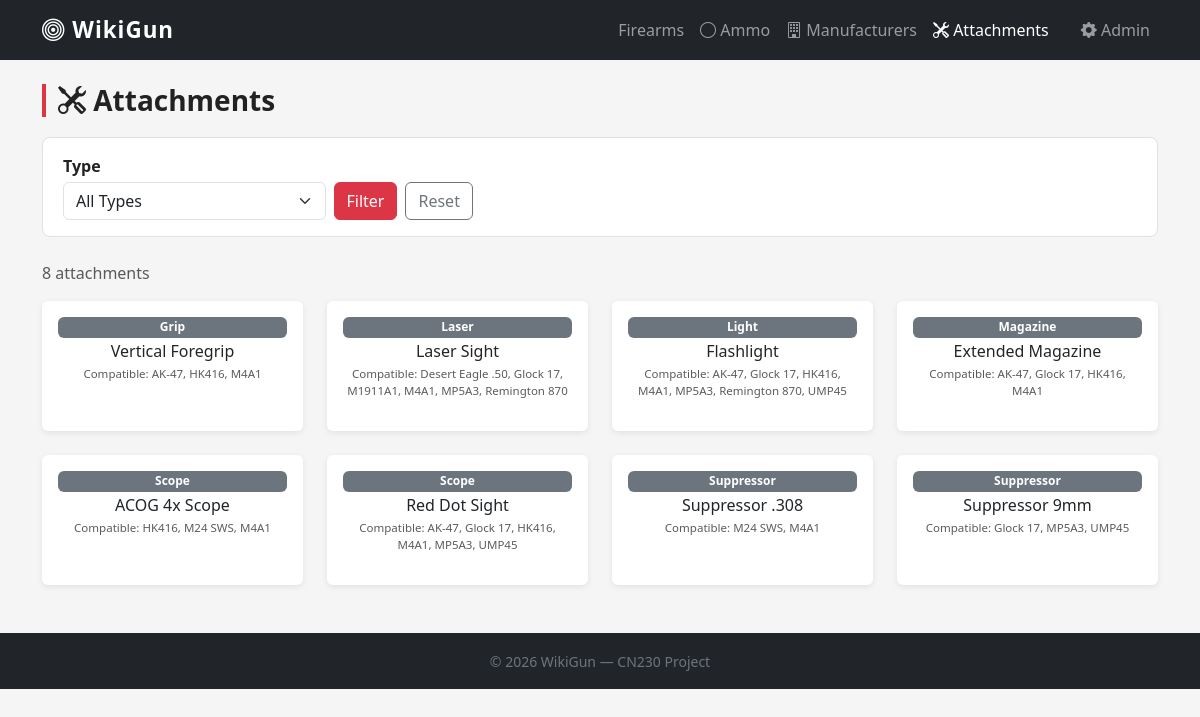
/attachment.php, run on an earlier commit of the app's database.
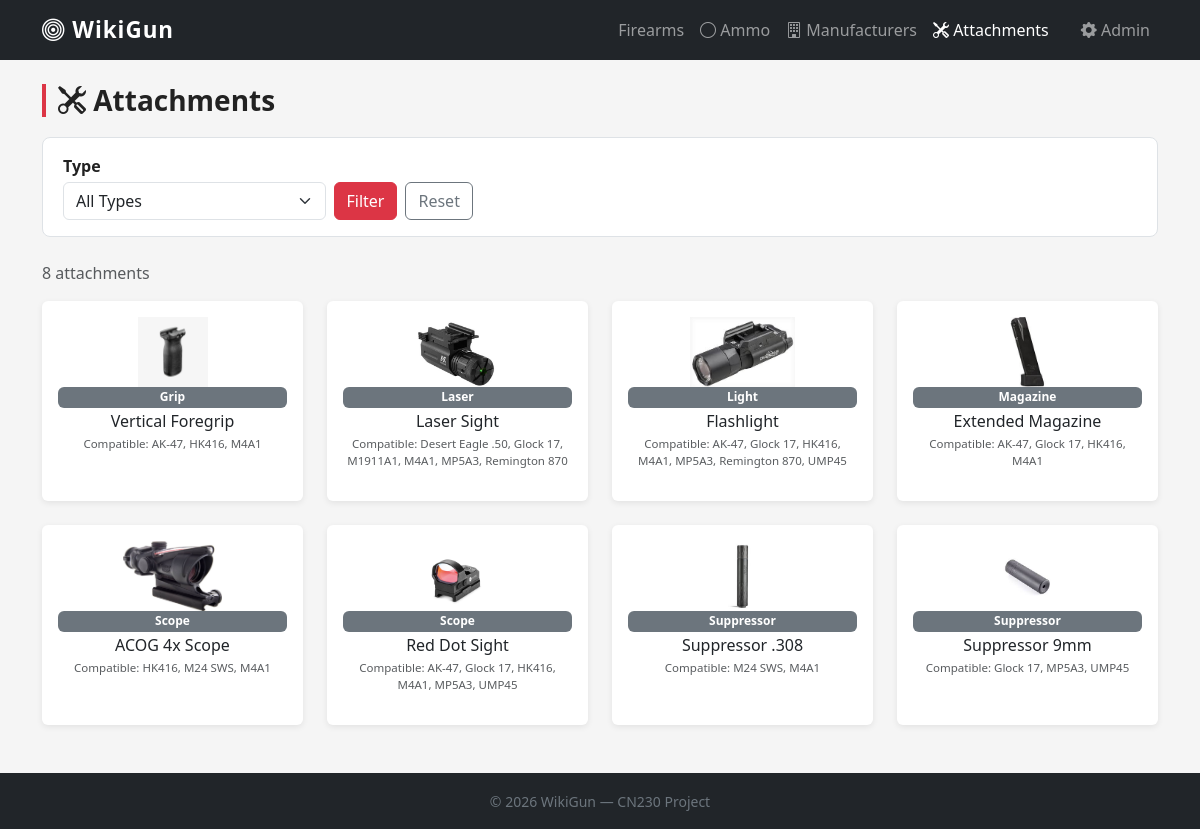
And on a later commit of the database.
### tables this page shows
CREATE TABLE IF NOT EXISTS attachment (
    id INT PRIMARY KEY AUTO_INCREMENT,
    name VARCHAR(100) NOT NULL,
    type VARCHAR(50),
    img_path TEXT
);

### attachment.php (the view, shortened to what this page needs)
<?php
require 'db.php';
require 'includes/header.php';
$f_type = trim($_GET['type'] ?? '');
$sql = "
    SELECT a.id, a.name, a.type, a.img_path,
           GROUP_CONCAT(f.name ORDER BY f.name SEPARATOR ', ') AS firearms
    FROM attachment a
    LEFT JOIN firearm_attachment fa ON a.id = fa.attachment_id
    LEFT JOIN firearm f             ON fa.firearm_id = f.id
    WHERE (? = '' OR a.type = ?)
    GROUP BY a.id
    ORDER BY a.type, a.name
";
$stmt = $conn->prepare($sql);
$stmt->bind_param('ss', $f_type, $f_type);
$stmt->execute();
$result = $stmt->get_result();
?>
<h1 class="page-title"><i class="bi bi-tools"></i> Attachments</h1>
<form method="get" class="filter-bar">
    <div class="row g-2 align-items-end">
        <div class="col-6 col-md-3">
            <label class="form-label mb-1 fw-semibold">Type</label>
            <select name="type" class="form-select filter-select">
                <option value="">All Types</option>
            </select>
        </div>
        <div class="col-auto d-flex gap-2">
            <button type="submit" class="btn btn-danger">Filter</button>
            <a href="attachment.php" class="btn btn-outline-secondary">Reset</a>
        </div>
    </div>
</form>
<p class="text-muted mb-3"><?= $result->num_rows ?> attachment<?= $result->num_rows !== 1 ? 's' : '' ?></p>
<?php if ($result->num_rows === 0): ?>
    <div class="empty-state">
        <i class="bi bi-tools"></i>
        No attachments match your filter.
    </div>
<?php else: ?>
<div class="row row-cols-2 row-cols-md-3 row-cols-lg-4 g-4">
    <?php while ($att = $result->fetch_assoc()): ?>
    <div class="col">
        <div class="card h-100 text-center p-3 firearm-card">
            <?= img_or_icon($att['img_path'], 'tools', $att['name'], 'height:70px;object-fit:contain;') ?>
            <span class="badge bg-secondary mb-1"><?= htmlspecialchars($att['type']) ?></span>
            <h6 class="mb-1"><?= htmlspecialchars($att['name']) ?></h6>
            <?php if ($att['firearms']): ?>
                <p class="text-muted" style="font-size:.72rem;">
                    Compatible: <?= htmlspecialchars($att['firearms']) ?>
                </p>
            <?php endif; ?>
        </div>
    </div>
    <?php endwhile; ?>
</div>
<?php endif; ?>
<?php require 'includes/footer.php'; ?>

### includes/header.php (shortened to what this page needs)
<?php require __DIR__ . '/helpers.php'; ?>
<!DOCTYPE html>
<html lang="en">
<head>
    <link href="https://cdn.jsdelivr.net/npm/bootstrap@5.3.3/dist/css/bootstrap.min.css" rel="stylesheet">
    <link href="https://cdn.jsdelivr.net/npm/bootstrap-icons@1.11.3/font/bootstrap-icons.css" rel="stylesheet">
    <link href="assets/css/style.css" rel="stylesheet">
</head>
<body>
<nav class="navbar navbar-expand-lg navbar-dark bg-dark sticky-top">
    <div class="container">
        <a class="navbar-brand fw-bold" href="index.php">
            <i class="bi bi-bullseye"></i> WikiGun
        </a>
        <div class="collapse navbar-collapse" id="navMenu">
            <ul class="navbar-nav ms-auto">
                <li class="nav-item">
                    <a class="nav-link <?= basename($_SERVER['PHP_SELF']) === 'index.php' ? 'active' : '' ?>"
                       href="index.php"><i class="bi bi-gun"></i> Firearms</a>
                </li>
                <li class="nav-item">
                    <a class="nav-link <?= basename($_SERVER['PHP_SELF']) === 'ammo.php' ? 'active' : '' ?>"
                       href="ammo.php"><i class="bi bi-circle"></i> Ammo</a>
                </li>
                <li class="nav-item">
                    <a class="nav-link <?= basename($_SERVER['PHP_SELF']) === 'manufacturer.php' ? 'active' : '' ?>"
                       href="manufacturer.php"><i class="bi bi-building"></i> Manufacturers</a>
                </li>
                <li class="nav-item">
                    <a class="nav-link <?= basename($_SERVER['PHP_SELF']) === 'attachment.php' ? 'active' : '' ?>"
                       href="attachment.php"><i class="bi bi-tools"></i> Attachments</a>
                </li>
                <li class="nav-item ms-lg-3">
                    <a class="nav-link <?= str_contains($_SERVER['PHP_SELF'], '/admin/') ? 'active' : '' ?>"
                       href="admin/index.php"><i class="bi bi-gear-fill"></i> Admin</a>
                </li>
            </ul>
        </div>
    </div>
</nav>
<div class="container my-4">

### includes/footer.php (shortened to what this page needs)
</div>
<footer class="bg-dark text-secondary text-center py-3 mt-5">
    <small>&copy; <?= date('Y') ?> WikiGun &mdash; CN230 Project</small>
</footer>
</body>
</html>

### includes/helpers.php (shortened to what this page needs)
<?php
function img_or_icon(string $path, string $bi_class, string $alt = '', string $style = 'height:60px;object-fit:contain;'): string {
    return '<img src="' . htmlspecialchars($path) . '"'
         . ' alt="' . htmlspecialchars($alt) . '"'
         . ' style="' . $style . '"'
         . ' onerror="this.style.display=\'none\'">';
}

### assets/css/style.css (style rules this page uses)
body { background-color: #f5f5f5; color: #222; }
.navbar-brand { font-size: 1.4rem; letter-spacing: 1px; }
.filter-bar { background: #fff; border: 1px solid #dee2e6; border-radius: .5rem; padding: 1rem 1.25rem; margin-bottom: 1.5rem; }
.firearm-card { transition: transform .15s, box-shadow .15s; border: none; box-shadow: 0 2px 6px rgba(0,0,0,.08); }
.page-title { font-size: 1.75rem; font-weight: 700; border-left: 4px solid #dc3545; padding-left: .75rem; margin-bottom: 1.25rem; }

What changed in the data, as far as the page shows it:
changed attachment "Vertical Foregrip": img_path: picture added
changed attachment "Laser Sight": img_path: picture added
changed attachment "Flashlight": img_path+name: picture added
changed attachment "Extended Magazine": img_path+name: picture added
changed attachment "ACOG 4x Scope": img_path+name: picture added
changed attachment "Red Dot Sight": img_path+name: picture added
changed attachment "Suppressor .308": img_path+name: picture added
changed attachment "Suppressor 9mm": img_path+name: picture added
